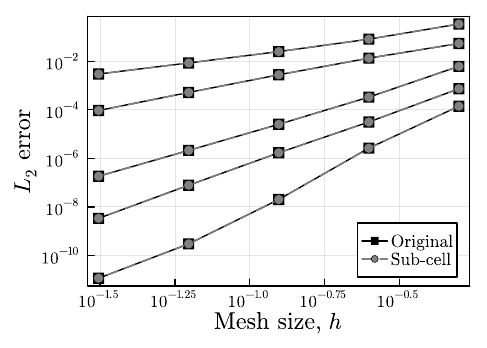

Generate this figure with Julia:
using Distributed

@everywhere using Pkg
@everywhere Pkg.activate(".")

@everywhere using Flou
@everywhere using OrdinaryDiffEq

#==========================================================================================#
#                                        Parameters                                        #

cfl = 0.125
tf = 0.7
solver = CarpenterKennedy2N54(williamson_condition=false)

# Initial condition and solution since this is only advection
@everywhere function solution(x, t, eq)
    return Flou.vars_prim2cons((2 + sinpi(x[1] - t), 1, 1), eq)
end

equation = EulerEquation{1}(1.4)

numflux = LxFNumericalFlux(
    ChandrasekharAverage(),
    1.0,
)

# Test space
nelem_list = [2^i for i in 2:6]
order_list = 1:5
∇_list = (
    SplitDivOperator(
        numflux,
    ),
    HybridDivOperator(
        numflux,
        1.0,
    ),
)

#==========================================================================================#
#                                      Individual runs                                     #

cfl_callback = get_cfl_callback(cfl, 1.0)

@everywhere function l2error(q, t, dg, equation)
    (; geometry) = dg
    s = zero(eltype(q))
    for i in eachdof(dg)
        qe = solution(geometry.elements.coords[i], t, equation)
        s += sum(abs2, qe - q.dof[i])
    end
    # return sqrt(s / ndofs(dg))
    return sqrt(s)
end

@everywhere function run(nelem, order, ∇, tf, solver, equation, cfl)
    # Construct the 1D mesh
    mesh = CartesianMesh{1,Float64}(-1, 1, nelem)
    apply_periodicBCs!(mesh, "1" => "2")

    # Reference 1D element
    std = FRStdSegment{Float64}(order + 1, GL(), :DGSEM, nvariables(equation))

    # Spatial discretization
    dg = FR(mesh, std, equation, ∇, ())

    # Initial condition
    Q = StateVector{nvariables(equation),Float64}(undef, dg.dofhandler)
    for i in eachdof(dg)
        x = dg.geometry.elements.coords[i]
        Q.dof[i] = solution(x, 0.0, equation)
    end

    # Time integration
    timeintegrate(
        Q, dg, equation, solver, tf;
        alias_u0=true, adaptive=false, callback=cfl, dt=1.0,
    )

    # Compute the L2 error
    return l2error(Q, tf, dg, equation)
end

#==========================================================================================#
#                                    Parallel execution                                    #

tasks = [(nelem, order, div) for nelem in nelem_list, order in order_list, div in ∇_list]
error = pmap((t) -> run(t..., tf, solver, equation, cfl_callback), tasks)

# Error[i, j, k] is the L₂ difference between the two formulations and the exact solution
# for a case with:
#   - `nelem_list[i]` elements in the mesh
#   - order `order_list[j]` polynomial approximation
#   - `∇_list[k]` divergence formulation

#==========================================================================================#
#                                      Post-processing                                     #

using Plots
using LaTeXStrings

Δx = 2 ./ nelem_list
Δx = repeat(Δx, 1, length(order_list))

# Plot for the split form of J. Chan
serieslabel = fill("", 1, length(order_list))
serieslabel[1] = "Original"
plot(
     Δx, error[:, :, 1],
     linecolor=:black, linewidth=1,
     markercolor=:black, markersize=4, markershape=:square,
     label=serieslabel,
)

# Plot for the subcell version
serieslabel = fill("", 1, length(order_list))
serieslabel[1] = "Sub-cell"
plot!(
     Δx, error[:, :, 2],
     linestyle=:dash, linecolor=:grey, linewidth=1,
     markercolor=:grey, markersize=4, markershape=:circle,
     label=serieslabel,
)

# Plot combining the two results
xticks = [-1.5, -1.25, -1, -0.75, -0.5]
xtickslabels = [L"10^{%$i}" for i in xticks]
yticks = [-2, -4, -6, -8, -10]
ytickslabels = [L"10^{%$i}" for i in yticks]
plot!(
    xaxis=:log, yaxis=:log,
    xticks=(exp10.(xticks), xtickslabels),
    yticks=(exp10.(yticks), ytickslabels),
    xlabel=L"Mesh size, $h$", ylabel=L"$L_2$ error",
    fontfamily="Computer Modern",
    framestyle=:box,
    size=(350, 250),
    legend=:bottomright,
)

savefig("convergence.pdf")
